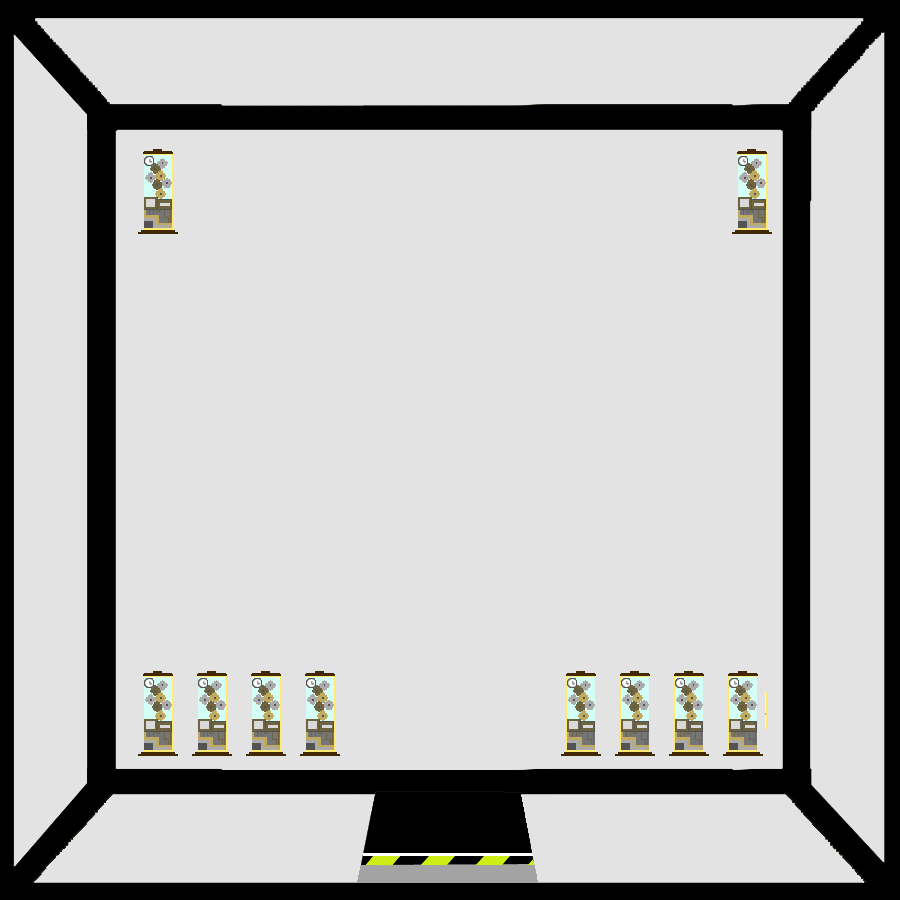

Below is a game level as drawn by its tile map, then a one-line description and the .tmx that defines it (tile-layer data replaced by summaries):
An orthogonal 100x100 tile map with 9x9 px tiles, 2 tile layers (SALA, OBJETOS), 4 tilesets.

<map version="1.2" tiledversion="1.3.3" orientation="orthogonal" renderorder="right-down" width="100" height="100" tilewidth="9" tileheight="9" infinite="0" nextlayerid="3" nextobjectid="1">
 <tileset firstgid="1" source="LAB1.tsx" />
 <tileset firstgid="10001" source="CAJA.tsx" />
 <tileset firstgid="10026" source="ROCAS.tsx" />
 <tileset firstgid="10027" source="MAQUINA.tsx" />
 <layer id="1" name="SALA" width="100" height="100">
  <data>[10000 cells, 10000 non-empty, 10000 distinct tile ids]</data>
 </layer>
 <layer id="2" name="OBJETOS" width="100" height="100">
  <data>[10000 cells, 1256 non-empty, 802 distinct tile ids]</data>
 </layer>
</map>
